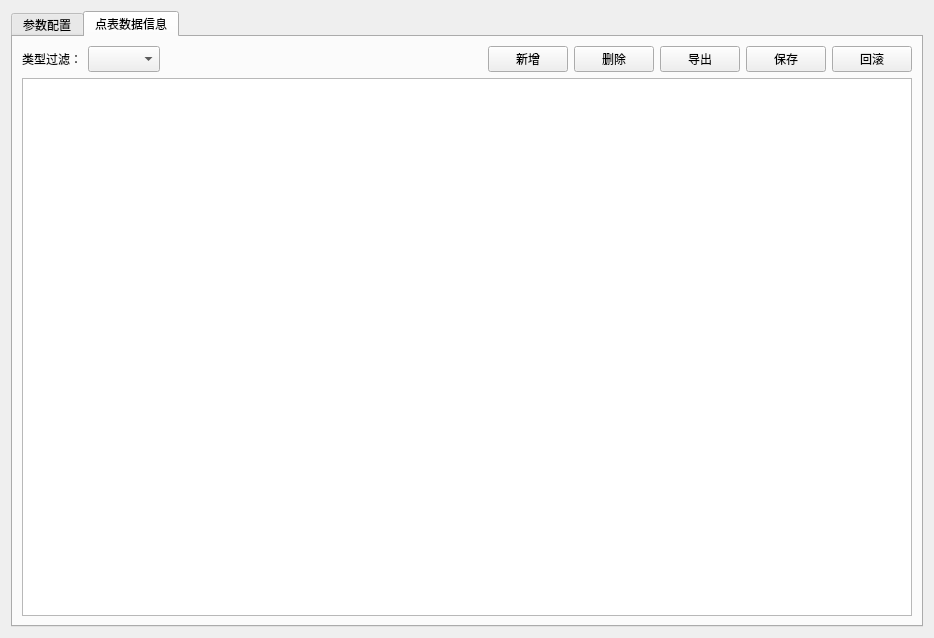
<?xml version="1.0" encoding="UTF-8"?>
<ui version="4.0">
 <class>tabledetailwidget</class>
 <widget class="QWidget" name="tabledetailwidget">
  <property name="geometry">
   <rect>
    <x>0</x>
    <y>0</y>
    <width>934</width>
    <height>638</height>
   </rect>
  </property>
  <property name="windowTitle">
   <string>Form</string>
  </property>
  <layout class="QVBoxLayout" name="verticalLayout">
   <item>
    <widget class="QTabWidget" name="tabWidget">
     <property name="currentIndex">
      <number>1</number>
     </property>
     <widget class="QWidget" name="tab">
      <attribute name="title">
       <string>参数配置</string>
      </attribute>
      <layout class="QVBoxLayout" name="verticalLayout_2">
       <item>
        <widget class="QTableView" name="configTableView"/>
       </item>
      </layout>
     </widget>
     <widget class="QWidget" name="tab_2">
      <attribute name="title">
       <string>点表数据信息</string>
      </attribute>
      <layout class="QVBoxLayout" name="verticalLayout_3">
       <item>
        <layout class="QHBoxLayout" name="horizontalLayout">
         <item>
          <widget class="QLabel" name="label">
           <property name="text">
            <string>类型过滤：</string>
           </property>
          </widget>
         </item>
         <item>
          <widget class="QComboBox" name="pointTypeCombox">
           <property name="sizePolicy">
            <sizepolicy hsizetype="Preferred" vsizetype="Preferred">
             <horstretch>0</horstretch>
             <verstretch>0</verstretch>
            </sizepolicy>
           </property>
           <property name="iconSize">
            <size>
             <width>16</width>
             <height>16</height>
            </size>
           </property>
          </widget>
         </item>
         <item>
          <spacer name="horizontalSpacer">
           <property name="orientation">
            <enum>Qt::Horizontal</enum>
           </property>
           <property name="sizeHint" stdset="0">
            <size>
             <width>40</width>
             <height>20</height>
            </size>
           </property>
          </spacer>
         </item>
         <item>
          <widget class="QPushButton" name="btnAdd">
           <property name="text">
            <string>新增</string>
           </property>
           <property name="icon">
            <iconset resource="../resource/sysconfig.qrc">
             <normaloff>:/add.png</normaloff>:/add.png</iconset>
           </property>
          </widget>
         </item>
         <item>
          <widget class="QPushButton" name="btnDelete">
           <property name="text">
            <string>删除</string>
           </property>
           <property name="icon">
            <iconset resource="../resource/sysconfig.qrc">
             <normaloff>:/delete.png</normaloff>:/delete.png</iconset>
           </property>
          </widget>
         </item>
         <item>
          <widget class="QPushButton" name="btnExport">
           <property name="text">
            <string>导出</string>
           </property>
           <property name="icon">
            <iconset resource="../resource/sysconfig.qrc">
             <normaloff>:/excel.png</normaloff>:/excel.png</iconset>
           </property>
          </widget>
         </item>
         <item>
          <widget class="QPushButton" name="btnCommitChanges">
           <property name="text">
            <string>保存</string>
           </property>
           <property name="icon">
            <iconset resource="../resource/sysconfig.qrc">
             <normaloff>:/save.png</normaloff>:/save.png</iconset>
           </property>
          </widget>
         </item>
         <item>
          <widget class="QPushButton" name="btnRollback">
           <property name="text">
            <string>回滚</string>
           </property>
           <property name="icon">
            <iconset resource="../resource/sysconfig.qrc">
             <normaloff>:/download.png</normaloff>:/download.png</iconset>
           </property>
          </widget>
         </item>
        </layout>
       </item>
       <item>
        <widget class="QTableView" name="pointTableView"/>
       </item>
      </layout>
     </widget>
    </widget>
   </item>
  </layout>
 </widget>
 <resources>
  <include location="../resource/sysconfig.qrc"/>
 </resources>
 <connections/>
</ui>
